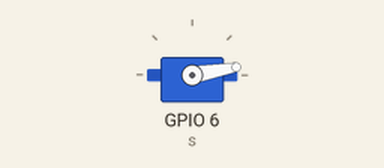
A sketch run on a simulated ESP32. On the bench: servo.

Above: at 0.05 s.
At 4.15 s:
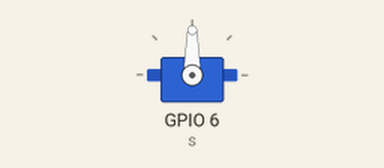
At 8.25 s:
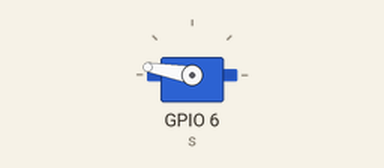
At 16.45 s:
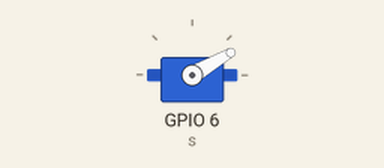
Timing chart, 0 to 23.4 s (numbered marks = the images above):
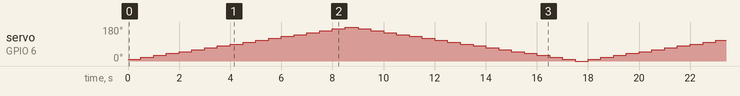

The sketch:

servo_test.ino
```cpp
#include <ESP32Servo.h>


Servo s;
int l = 0;
bool increment = true;

void setup() {
  // put your setup code here, to run once:

  s.attach(6);

}

void loop() {
  // put your main code here, to run repeatedly:
  if (increment){
    l += 10;
  } else {
    l -= 10;
  }
  s.write(l);
  if (l == 180){
    increment = false;
  }

  if (l == 0){
    increment = true;
  }
  delay(500);
}
```
